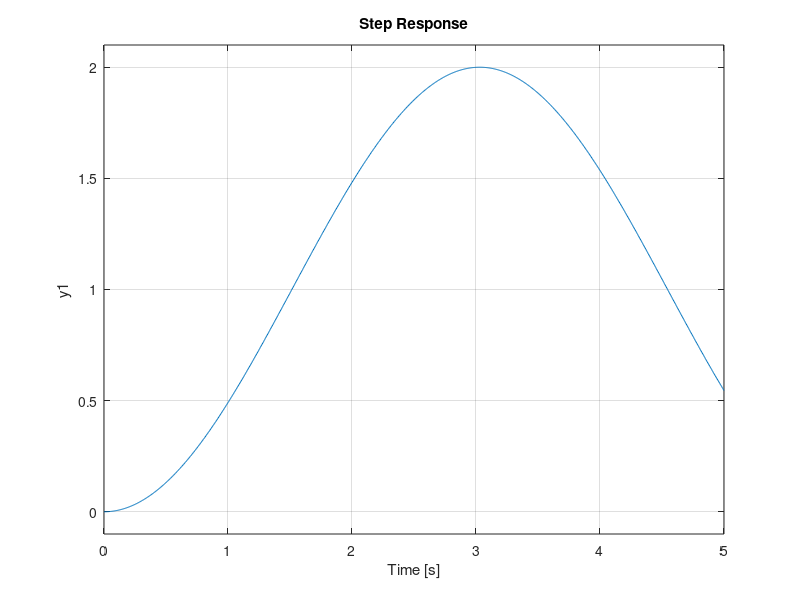

The MATLAB source for this figure:
s = tf('s')
n = 1.075;
w0 = 1e-10;
G = n/(s^2 - w0^2)
t = linspace(0,5,1e3);
figure(1);
clf;
T = feedback(G, 1) 
step(t,T)